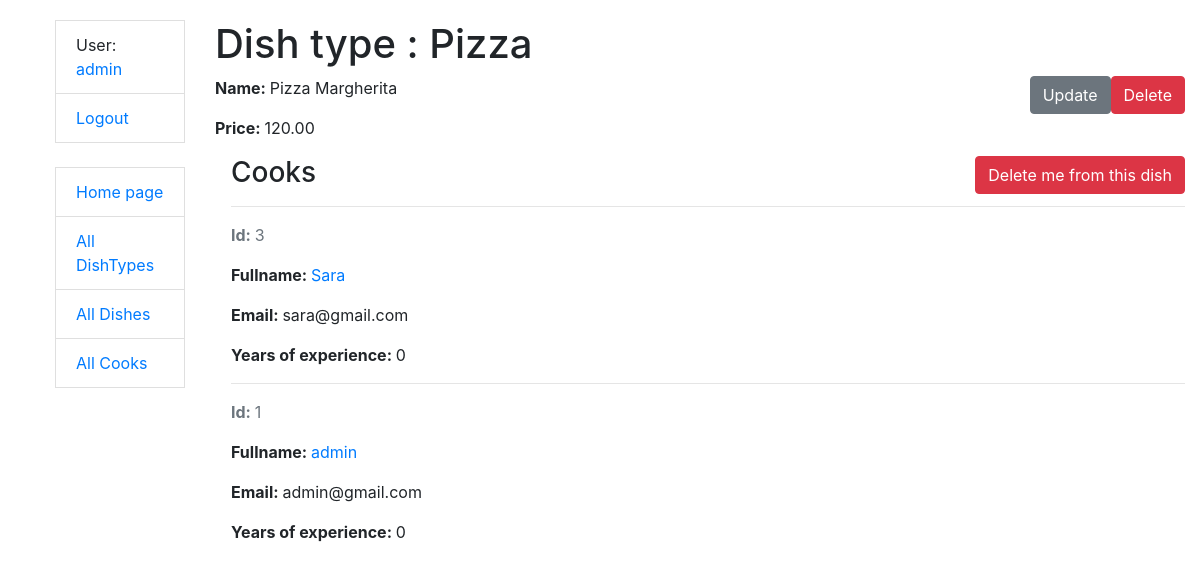
/dishes/2/ (signed in), run on the app's committed database.
### kitchen/models.py (models this page shows, shortened)
class Cook(AbstractUser):
    years_of_experience = models.PositiveIntegerField(default=0)
    class Meta:
        verbose_name = "cook"
        verbose_name_plural = "cooks"
        ordering = ["username"]

class Dish(models.Model):
    name = models.CharField(max_length=63)
    description = models.TextField(max_length=255)
    price = models.DecimalField(max_digits=5, decimal_places=2)
    dish_type = models.ForeignKey(DishType, on_delete=models.CASCADE, related_name="dishes")
    cooks = models.ManyToManyField(settings.AUTH_USER_MODEL, related_name="dishes")
    class Meta:
        ordering = ["name"]

class DishType(models.Model):
    name = models.CharField(max_length=63, unique=True)
    class Meta:
        ordering = ["name"]

### kitchen/views.py (the view)
# urls.py: path("dishes/<int:pk>/", DishDetailView.as_view(), name="dish-detail"),
class DishDetailView(LoginRequiredMixin, generic.DetailView):
    model = Dish

### templates/kitchen/dish_detail.html
{% extends "base.html" %}
{% load crispy_forms_filters %}
{% block content %}
  <h1>Dish type : {{ dish.dish_type.name }}</h1>
  <a href="{% url 'kitchen:dish-delete' pk=dish.id %}"
     class="float-right btn btn-danger">
    Delete
  </a>
  <a href="{% url 'kitchen:dish-update' pk=dish.id %}"
     class="float-right btn btn-secondary">
    Update
  </a>
  <p><strong>Name: </strong> {{ dish.name  }}</p>
  <p><strong>Price: </strong> {{ dish.price }}</p>
  <div class="ml-3">
    <h3>
      Cooks
      {% if not user in dish.cooks.all %}
        <a style="float: right"
           href="{% url 'kitchen:dish-update-cook' pk=dish.id %}"
           class="btn btn-success link-to-page">
          Assign me to this dish
        </a>
      {% else %}
        <a style="float: right"
           href="{% url 'kitchen:dish-update-cook' pk=dish.id %}"
           class="btn btn-danger link-to-page">
        Delete me from this dish
        </a>
        {% endif %}
    </h3>
  {% for cook in dish.cooks.all %}
    <hr>
    <p class="text-muted"><strong>Id: </strong> {{ cook.id }}</p>
    <p><strong>Fullname: </strong> <a href={% url 'kitchen:cook-detail' pk=cook.id %}>{{ cook.username }}</a></p>
    <p><strong>Email: </strong>{% if cook.email %}{{ cook.email }}{% endif %}</p>
    <p><strong>Years of experience: </strong>{{ cook.years_of_experience }}</p>
  {% empty %}
    <p>There is no cook!</p>
  {% endfor %}
  </div>
{% endblock %}

### templates/includes/sidebar.html
<ul class="sidebar-nav">
  {% if user.is_authenticated %}
    <li class="list-group-item">User: <a href="{% url 'kitchen:cook-detail' user.pk %}">{{ user.username }}</a></li>
    <li class="list-group-item"><a href="{% url "logout" %}">Logout</a></li>
  {% else %}
    <li class="list-group-item"><a href="{% url "login" %}">Login</a></li>
  {% endif %}
  <br>
  <li class="list-group-item"><a href="{% url 'kitchen:index' %}">Home page</a></li>
  <li class="list-group-item"><a href="{% url 'kitchen:dish-type-list' %}">All DishTypes</a></li>
  <li class="list-group-item"><a href="{% url 'kitchen:dish-list' %}">All Dishes</a></li>
  <li class="list-group-item"><a href="{% url 'kitchen:cook-list' %}">All Cooks</a></li>
</ul>

### static/css/style.css (style rules this page uses)
body { margin-top: 20px; }

### data on the page
Cook: username "admin", id "1", email "admin@gmail.com", years_of_experience "0"
Dish: dish_type.name "Pizza", name "Pizza Margherita", price "120.00"
Cook: id "3", username "Sara", email "sara@gmail.com", years_of_experience "0"
